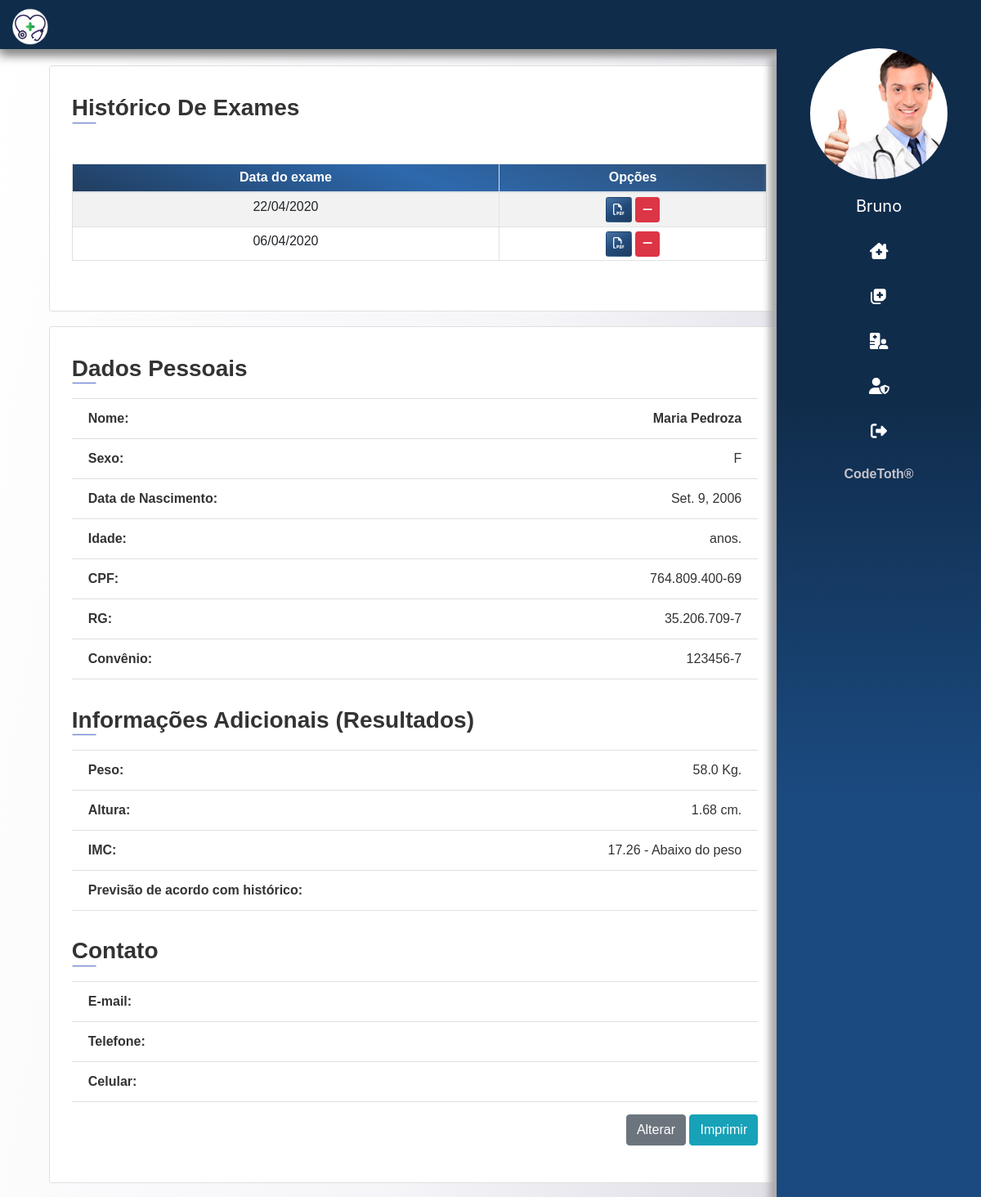
Before: /pacientes/paciente/2 (signed in) with the older database file.
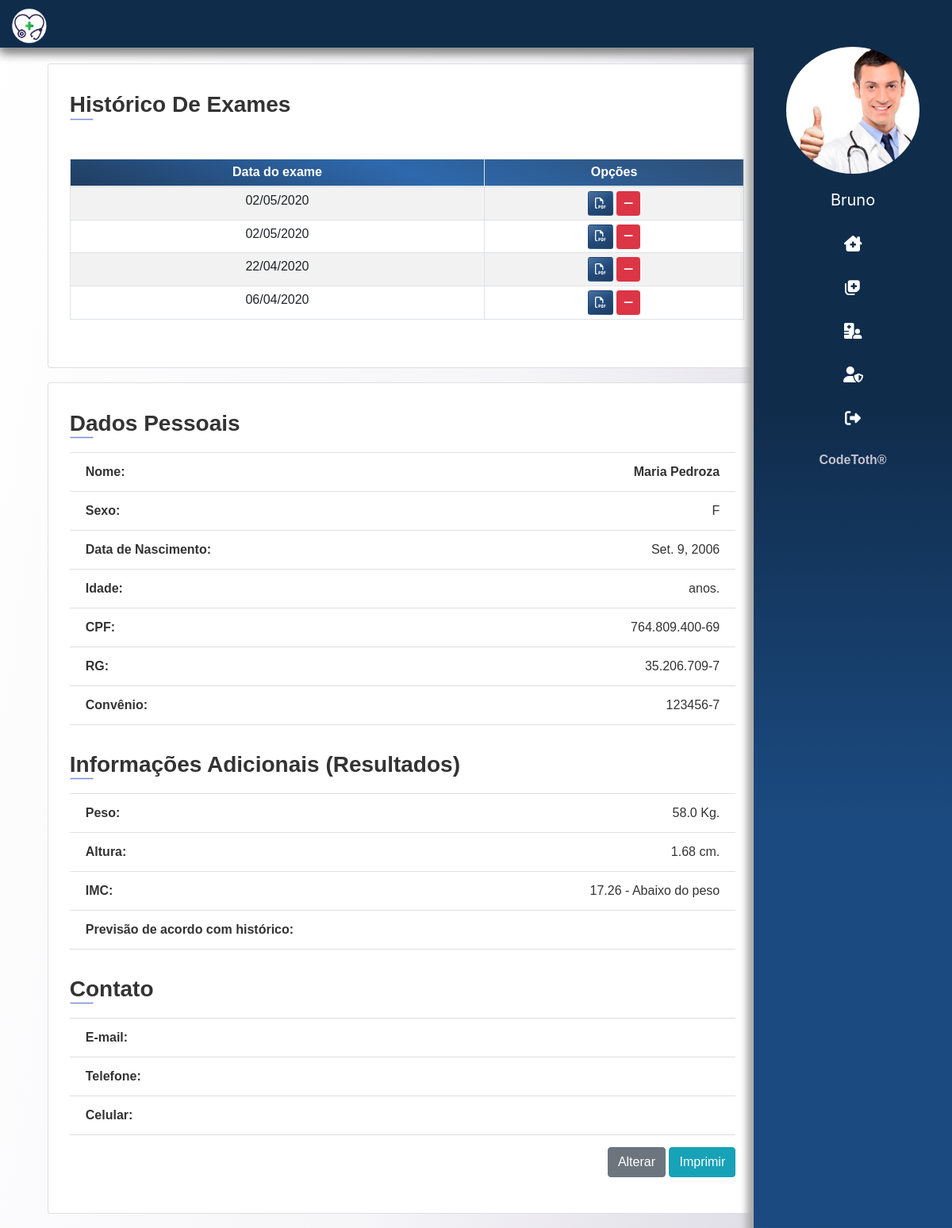
After: the same page with the newer database file.
### app/exames/models.py (models this page shows)
class Exame_Resultado(models.Model):
    paciente = models.ForeignKey(Paciente, on_delete=models.CASCADE)
    data_exame = models.DateField()
    glicose = models.FloatField(max_length=15)
    ldl = models.FloatField(max_length=15)
    hdl = models.FloatField(max_length=15)
    triglicerides = models.FloatField(max_length=15)
    colesterol = models.FloatField(max_length=15)
    vldl = models.FloatField(max_length=15)
    pdf = models.FileField(upload_to=f'pdf/', blank=True)

### app/paciente/views.py (the view)
# urls.py: path('paciente/<int:paciente_id>', detalhe, name='det_paciente'),
@login_required(login_url='login')
def detalhe(request, paciente_id):
    paciente = get_object_or_404(Paciente, id=paciente_id)
    imc = calculo_imc(paciente.peso, paciente.altura)
    paciente.imc = imc
    dados = get_dados(request)
    exames = Exame_Resultado.objects.filter(paciente=paciente).order_by('data_exame').reverse()
    if len(exames) > 0:
        paginator = Paginator(exames, 5)
        page = request.GET.get('page')
        exames_por_pagina = paginator.get_page(page)
        dados['exames'] = exames_por_pagina
    dados['paciente'] = paciente
    return render(request, 'paciente/det_paciente.html', dados)

### templates/paciente/det_paciente.html
{% extends 'base.html' %}
{% load static %}
{% block content %}
<main>
	<section class="container-fluid ">
		<div class="container">
			<div class="col-lg-10 mt-x">
				{% include 'partials/_det_paciente.html' %}
			</div>
		</div>
	</section>
</main>
{% endblock %}

### templates/partials/_det_paciente.html (shortened to what this page needs)
{% extends 'base.html' %}
{% load static %}
{% block content %}
{% if tipo == 1 %}
<section id="exames">
  <div class="card">
    <div class="info-section pr-3">
      <h3> Histórico de exames <div class="border mb-5"></div>
      </h3>
      <table class="table table-sm table-bordered table-striped text-center">
        <thead class="colorCustom ">
          <tr>
            <th scope="col">Data do exame</th>
            <th scope="col">Opções</th>
        </thead>
        <tbody>
          {% for exame in exames %}
          <tr>
            <td>
              {{ exame.data_exame|date:'d/m/Y'}}
            </td>
            <td>
              <a href="#" class="btn btn-sm btnCustom" data-toggle="modal" data-target="#exame{{exame.id}}">
                <i class="far fa-file-pdf"></i></i> </a>
              <a href="{% url 'del-exame' exame.id  %}" class="btn btn-danger btn-sm "> <i class="fas fa-minus"></i>
              </a>
            </td>
          </tr>
          {% endfor %}
        </tbody>
      </table>
    </div>
  </div>
</section>
{% endif%}
<div class="card">
  <div class="info-section">
    <h3> Dados Pessoais
      <div class="border"></div>
    </h3>
    <ul class="list-group list-group-flush mb-3  info">
      <li class="list-group-item">Nome:
        <span style="font-weight: 700;"> {{ paciente.nome}}
        </span>
      </li>
      <li class="list-group-item">Sexo:
        <span> {{ paciente.sexo}}
        </span>
      </li>
      <li class="list-group-item">Data de Nascimento:
        <span> {{ paciente.data_nascimento}}
        </span>
      </li>
      <li class="list-group-item">Idade:
        <span> {{ paciente.idade}} anos.
        </span>
      </li>
      <li class="list-group-item">CPF:
        <span> {{ paciente.cpf}}
        </span>
      </li>
      <li class="list-group-item">RG:
        <span> {{ paciente.rg}}
        </span>
      </li>
      <li class="list-group-item">Convênio:
        <span> {{ paciente.carteira_convenio}}
        </span>
      </li>
    </ul>
    {% if tipo == 1 %}
    <h3> Informações adicionais (Resultados)
      <div class="border"></div>
    </h3>
    <ul class="list-group list-group-flush info">
      <li class="list-group-item">Peso:
        <span> {{ paciente.peso}} Kg.
        </span>
      </li>
      <li class="list-group-item">Altura:
        <span> {{ paciente.altura}} cm.
        </span>
      </li>
      <li class="list-group-item">IMC:
        <span> {{ paciente.imc}}
        </span>
      </li>
      <li class="list-group-item">Previsão de acordo com histórico:
      </li>
    </ul>
    {% endif %}
    <h3> Contato
      <div class="border"></div>
    </h3>
    <ul class="list-group list-group-flush info">
      <li class="list-group-item">E-mail:
      </li>
      <li class="list-group-item">Telefone:
      </li>
      <li class="list-group-item">Celular:
      </li>
    </ul>
    <ul class="list-group list-group-flush info mt-3" style="float: right;">
      <li>
        <a href="{% url 'altera_paciente' paciente.id %}" type="button" class="btn btn-secondary"
          style="color: #fff;">Alterar</a>
        <button class="btn btn-info">Imprimir</button>
      </li>
    </ul>
  </div>
</div>
{% endblock %}

Changed rows visible on the page:
added Exame_Resultado: data_exame "02/05/2020"
added Exame_Resultado: data_exame "02/05/2020"
